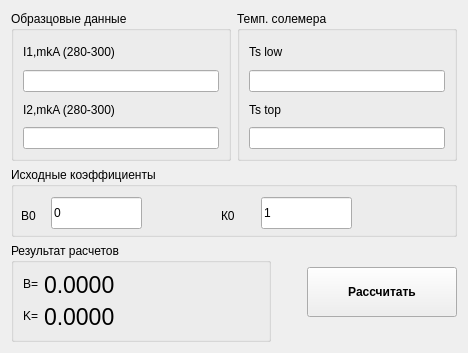
         <widget class="QWidget" name="temp_Ras_2">
          <attribute name="title">
           <string>Ch-0</string>
          </attribute>
          <layout class="QGridLayout" name="gridLayout_6">
           <item row="0" column="0">
            <widget class="QGroupBox" name="groupBox_3">
             <property name="minimumSize">
              <size>
               <width>220</width>
               <height>150</height>
              </size>
             </property>
             <property name="maximumSize">
              <size>
               <width>16777215</width>
               <height>250</height>
              </size>
             </property>
             <property name="title">
              <string>Образцовые данные</string>
             </property>
             <layout class="QVBoxLayout" name="verticalLayout_3">
              <item>
               <widget class="QLabel" name="label_11">
                <property name="text">
                 <string>I1,mkA (280-300)</string>
                </property>
               </widget>
              </item>
              <item>
               <widget class="QLineEdit" name="I0low">
                <property name="inputMethodHints">
                 <set>Qt::ImhFormattedNumbersOnly</set>
                </property>
               </widget>
              </item>
              <item>
               <widget class="QLabel" name="label_12">
                <property name="text">
                 <string>I2,mkA (280-300)</string>
                </property>
               </widget>
              </item>
              <item>
               <widget class="QLineEdit" name="I0top">
                <property name="inputMethodHints">
                 <set>Qt::ImhFormattedNumbersOnly</set>
                </property>
               </widget>
              </item>
             </layout>
            </widget>
           </item>
           <item row="0" column="1" colspan="2">
            <widget class="QGroupBox" name="groupBox_4">
             <property name="minimumSize">
              <size>
               <width>220</width>
               <height>150</height>
              </size>
             </property>
             <property name="maximumSize">
              <size>
               <width>16777215</width>
               <height>250</height>
              </size>
             </property>
             <property name="title">
              <string>Темп. солемера</string>
             </property>
             <layout class="QVBoxLayout" name="verticalLayout_4">
              <item>
               <widget class="QLabel" name="label_13">
                <property name="text">
                 <string>Ts low</string>
                </property>
               </widget>
              </item>
              <item>
               <widget class="QLineEdit" name="TslowSux">
                <property name="inputMethodHints">
                 <set>Qt::ImhFormattedNumbersOnly</set>
                </property>
               </widget>
              </item>
              <item>
               <widget class="QLabel" name="label_14">
                <property name="text">
                 <string>Ts top</string>
                </property>
               </widget>
              </item>
              <item>
               <widget class="QLineEdit" name="TstopSux">
                <property name="inputMethodHints">
                 <set>Qt::ImhFormattedNumbersOnly</set>
                </property>
               </widget>
              </item>
             </layout>
            </widget>
           </item>
           <item row="1" column="0" colspan="3">
            <widget class="QGroupBox" name="groupBox_15">
             <property name="minimumSize">
              <size>
               <width>360</width>
               <height>70</height>
              </size>
             </property>
             <property name="maximumSize">
              <size>
               <width>600</width>
               <height>100</height>
              </size>
             </property>
             <property name="title">
              <string>Исходные коэффициенты</string>
             </property>
             <widget class="QLineEdit" name="Bt0sux">
              <property name="geometry">
               <rect>
                <x>40</x>
                <y>30</y>
                <width>91</width>
                <height>32</height>
               </rect>
              </property>
              <property name="inputMethodHints">
               <set>Qt::ImhFormattedNumbersOnly</set>
              </property>
              <property name="text">
               <string>0</string>
              </property>
             </widget>
             <widget class="QLabel" name="label_15">
              <property name="geometry">
               <rect>
                <x>10</x>
                <y>40</y>
                <width>31</width>
                <height>18</height>
               </rect>
              </property>
              <property name="text">
               <string>B0</string>
              </property>
             </widget>
             <widget class="QLineEdit" name="Kt0sux">
              <property name="geometry">
               <rect>
                <x>250</x>
                <y>30</y>
                <width>91</width>
                <height>32</height>
               </rect>
              </property>
              <property name="inputMethodHints">
               <set>Qt::ImhFormattedNumbersOnly</set>
              </property>
              <property name="text">
               <string>1</string>
              </property>
             </widget>
             <widget class="QLabel" name="label_16">
              <property name="geometry">
               <rect>
                <x>210</x>
                <y>40</y>
                <width>31</width>
                <height>18</height>
               </rect>
              </property>
              <property name="text">
               <string>К0</string>
              </property>
             </widget>
            </widget>
           </item>
           <item row="2" column="0" colspan="2">
            <widget class="QGroupBox" name="groupBox_16">
             <property name="minimumSize">
              <size>
               <width>260</width>
               <height>91</height>
              </size>
             </property>
             <property name="maximumSize">
              <size>
               <width>250</width>
               <height>16777215</height>
              </size>
             </property>
             <property name="title">
              <string>Результат расчетов</string>
             </property>
             <layout class="QFormLayout" name="formLayout_7">
              <item row="0" column="0">
               <widget class="QLabel" name="label_17">
                <property name="text">
                 <string>B=</string>
                </property>
               </widget>
              </item>
              <item row="0" column="1">
               <widget class="QLabel" name="Btsux">
                <property name="font">
                 <font>
                  <pointsize>17</pointsize>
                 </font>
                </property>
                <property name="text">
                 <string>0.0000</string>
                </property>
               </widget>
              </item>
              <item row="1" column="0">
               <widget class="QLabel" name="label_18">
                <property name="text">
                 <string>K=</string>
                </property>
               </widget>
              </item>
              <item row="1" column="1">
               <widget class="QLabel" name="Ktsux">
                <property name="font">
                 <font>
                  <pointsize>17</pointsize>
                 </font>
                </property>
                <property name="text">
                 <string>0.0000</string>
                </property>
               </widget>
              </item>
             </layout>
            </widget>
           </item>
           <item row="2" column="2">
            <widget class="QPushButton" name="RunTsux">
             <property name="minimumSize">
              <size>
               <width>150</width>
               <height>30</height>
              </size>
             </property>
             <property name="maximumSize">
              <size>
               <width>250</width>
               <height>50</height>
              </size>
             </property>
             <property name="font">
              <font>
               <weight>75</weight>
               <bold>true</bold>
              </font>
             </property>
             <property name="text">
              <string>Рассчитать</string>
             </property>
            </widget>
           </item>
          </layout>
         </widget>
